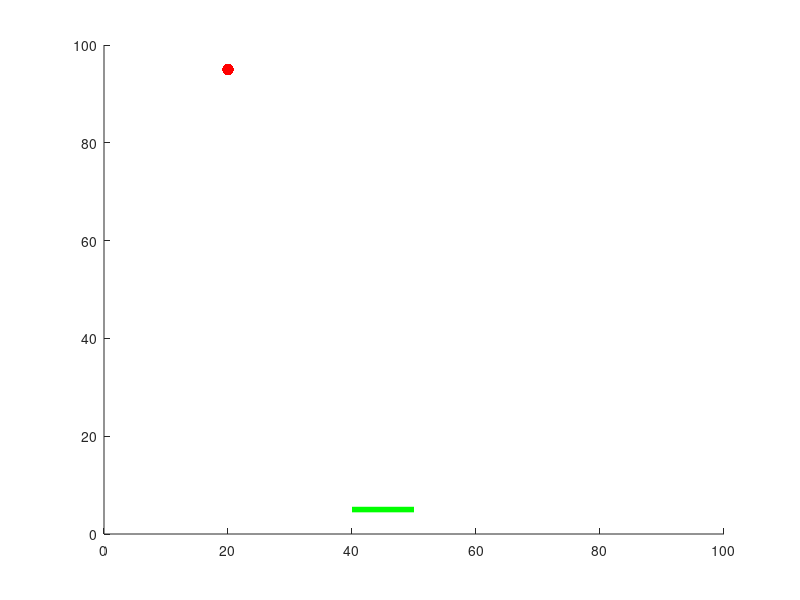

Write the MATLAB code that produced this figure.
FallingBlocksFigure = figure('color',[.2 .8 .8],...            %Block
    'KeyPressFcn', @keyboardFunction);

FallingBlocksAxes = axes('color', 'black',...                  %Axes
   'XLim', [0 100], 'YLim', [0 100]);

FallingBlockVel = [0, -3];                                       %Ball
FallingBlockPos = [20, 95];
FallingBlock = line(FallingBlockPos(1),FallingBlockPos(2),...  
    'marker','.','markersize', 25,'color','red');
FallingBlock2 = line(FallingBlockPos(1),FallingBlockPos(2),...  
    'marker','.','markersize', 25,'color','red');

global PlayerCenter;                                            %Player
PlayerCenter = 45;
Player = line([PlayerCenter - 5, PlayerCenter + 5],[5 5],...     
    'color', 'green', 'linewidth', 4);



%------------------------Loop-----------------------------------------%
tic;
toc;
while toc < 50
    if FallingBlockPos(2) < 5 && abs(FallingBlockPos(1) - PlayerCenter) > 5         %
            newpos = randi([10 90]);
            FallingBlockPos = [newpos 80];
    else 
       close all; return ;
    end
    
                
    FallingBlockPos = FallingBlockPos + FallingBlockVel;      %Update Ball  
    set(FallingBlock, 'XData', FallingBlockPos(1), 'YData', FallingBlockPos(2))
    
    set(Player, 'XData', [PlayerCenter - 5, PlayerCenter + 5])
    
    pause(0.05);
end
%------------------------Functions------------------------------------%
function keyboardFunction(figure,event)
global PlayerCenter
switch event.Key
    case 'rightarrow'
        PlayerCenter = PlayerCenter + 2; 
    case 'leftarrow'
        PlayerCenter = PlayerCenter - 2;
    case 'a'
        PlayerCenter = PlayerCenter - 2;
    case 'd'
        PlayerCenter = PlayerCenter + 2;
end 
%set(gcf,'color',rand(1,3))
end



